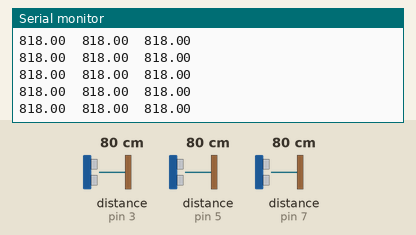
Bench run of a sketch on a simulated Arduino Uno, built with avr-gcc and run on an emulated ATmega328P. Shown: the last lines printed to the serial monitor. The test bench sets the inputs (shaded band); at power-on: distance to the obstacle (sensors on pin 3, pin 5, pin 7) 80 cm. The echo pulse lasts 58.3 µs per cm.

Above: at 1.2 s.
1.3 s: distance to the obstacle (sensor on pin 3) set to 2 cm
At 1.9 s:
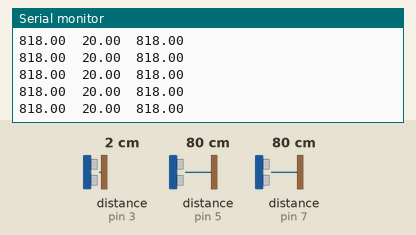
2.8 s: distance to the obstacle (sensor on pin 5) set to 2 cm
At 3.7 s:
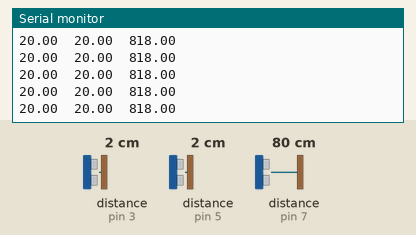
5.8 s: distance to the obstacle (sensor on pin 7) set to 2 cm
At 6.8 s:
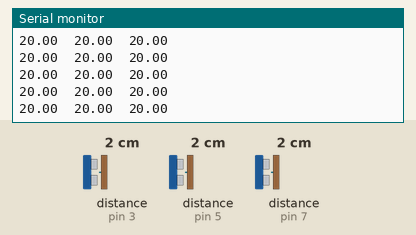
7.3 s: distance to the obstacle (sensor on pin 3) set to 120 cm
At 7.8 s:
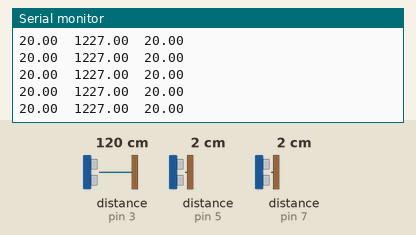
10.3 s: distance to the obstacle (sensor on pin 5) set to 4 cm
At 10.8 s:
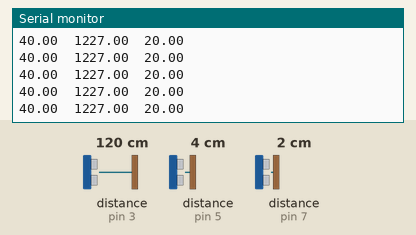
11.8 s: distance to the obstacle (sensor on pin 7) set to 4 cm
At 12.5 s:
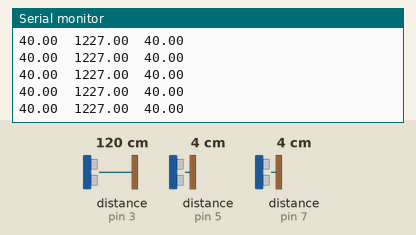
Timing chart, 0 to 14.3 s (numbered marks = the images above; inputs shaded):
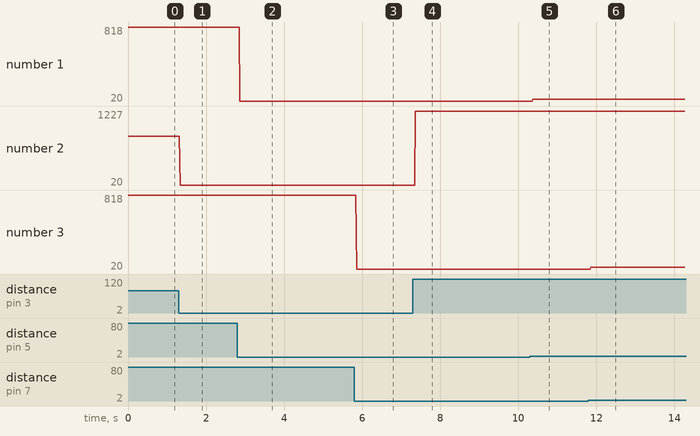

The sketch:

distance_sensor.ino
```cpp
#include <NewPing.h>

/* Example code for HC-SR04 ultrasonic distance sensor with Arduino. No library required. More info: https://www.makerguides.com */
#define USONIC_DIV 58.0
// Define Trig and Echo pin:
const int trigPin1 = 2;
const int echoPin1 = 3;

const int trigPin2 = 4;
const int echoPin2 = 5;

const int trigPin3 = 6;
const int echoPin3 = 7;


const int MEASURE_SAMPLES = 10;
const int MEASURE_SAMPLE_DELAY = 5;
/*
#define trigPin1 2
#define echoPin1 3

#define trigPin2 4
#define echoPin2 5
*/

// Define variables:
long durationx;
long durationy;
float distancex;
float distancey;

NewPing sensor(trigPin1, echoPin1, 200);
NewPing sensor2(trigPin2, echoPin2, 200);
NewPing sensor3(trigPin3, echoPin3, 200);

void setup() {
  // Define inputs and outputs:
  //pinMode(trigPin1, OUTPUT);
  //pinMode(echoPin1, INPUT);

  /*
  pinMode(trigPin2, OUTPUT);
  pinMode(echoPin2, INPUT);
  */
  //Begin Serial communication at a baudrate of 9600:
  Serial.begin(9600);
}
void loop() {
  delay(MEASURE_SAMPLE_DELAY);
  //Serial.println(measure(trigPin1, echoPin1));
  Serial.print(singleMeasurement2());
  Serial.print("\t");
  Serial.print(singleMeasurement(trigPin1, echoPin1));
  Serial.print("\t");
  Serial.println(singleMeasurement3());
}

float measure(int trigPin, int echoPin){
  float measureSum = 0;
  float samples = MEASURE_SAMPLES;
  float single = 0;
  for(int i = 0; i < MEASURE_SAMPLES; i++){
    delay(MEASURE_SAMPLE_DELAY);
    single = singleMeasurement(trigPin, echoPin);
    if(single > 20000){
      samples--;
    }
    else{
      measureSum += single;
    }
  }
  if(samples == 0){
    return 0;
  }
  else{
    return measureSum / samples;
  }
}

float singleMeasurement(int trigPin, int echoPin){
  float time_taken = sensor.ping();
  return int(time_taken / 57.0 * 10);
}

float singleMeasurement2(){
  float time_taken = sensor2.ping();
  return int(time_taken / 57.0 * 10);
}

float singleMeasurement3(){
  float time_taken = sensor3.ping();
  return int(time_taken / 57.0 * 10);
}
```

Measured:
- after the input at 1.3 s, the serial monitor: prints a new line at once (image 1)
- after the input at 2.8 s, the serial monitor: prints a new line after 0.07 s (image 2)
- after the input at 5.8 s, the serial monitor: prints a new line after 0.06 s (image 3)
- after the input at 7.3 s, the serial monitor: prints a new line after 0.06 s (image 4)
- after the input at 10.3 s, the serial monitor: prints a new line after 0.08 s (image 5)
- after the input at 11.8 s, the serial monitor: prints a new line after 0.06 s (image 6)
- plotted number 1: 20 → 40 after the input at 10.3 s
- plotted number 2: 818 → 20 after the input at 1.3 s, 20 → 1227 after the input at 7.3 s
